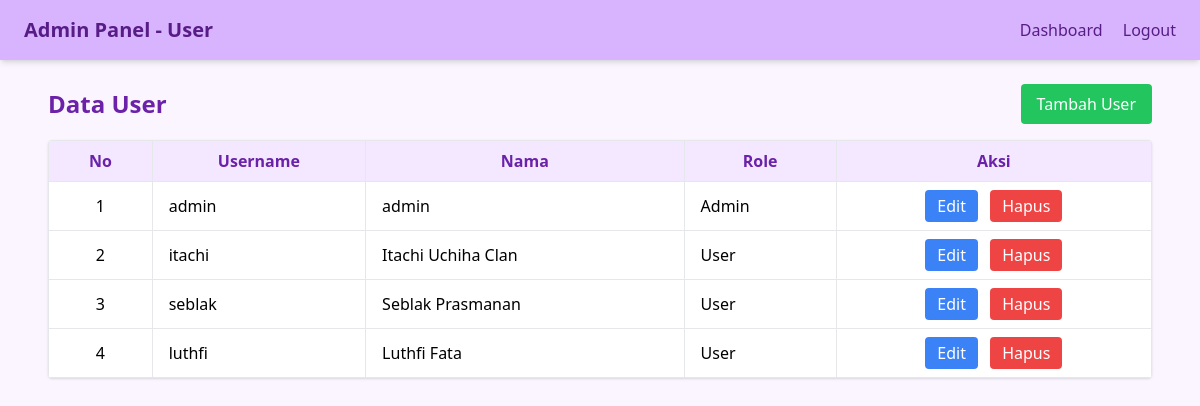
Page /Admin/user.php (signed in) on the earlier database version.
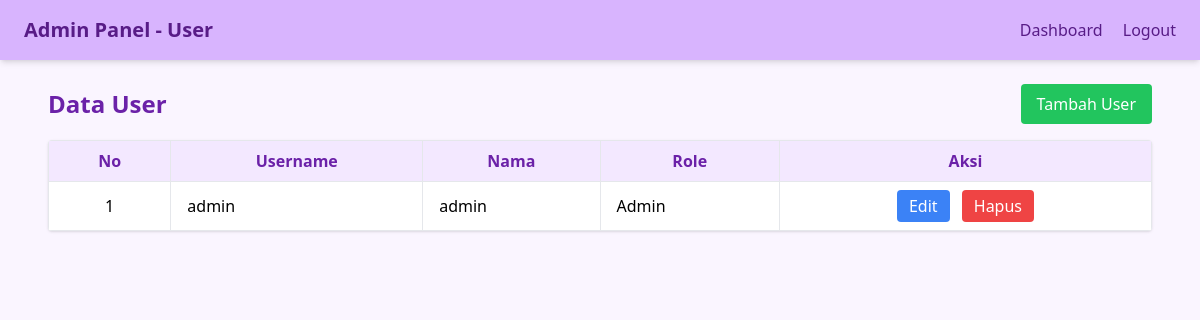
Same page on the later database version.
### tables this page shows
CREATE TABLE `user` (
  `id_user` int NOT NULL,
  `nama` varchar(100) NOT NULL,
  `username` varchar(50) NOT NULL,
  `password` varchar(255) NOT NULL,
  `role` enum('admin','user') NOT NULL
);

### Admin/user.php (the view, shortened to what this page needs)
<?php
    include '../Auth/connect.php';
    $users = [];
    $sql = "SELECT * FROM user ORDER BY id_user ASC";
    $result = $conn->query($sql);
    if ($result->num_rows > 0) {
        while ($row = $result->fetch_assoc()) {
            $users[] = $row;
        }
    }
?>
<!DOCTYPE html>
<html lang="id">
    <head>
        <script src="https://cdn.tailwindcss.com"></script>
    </head>
    <body class="bg-purple-50 min-h-screen">
        <nav class="flex items-center justify-between bg-purple-300 text-purple-900 px-6 py-4 shadow-md">
            <h2 class="text-xl font-bold">Admin Panel - User</h2>
            <div class="space-x-4">
                <a href="dashboard_admin.php" class="hover:underline font-medium">Dashboard</a>
                <a href="../Auth/logout.php" class="hover:underline font-medium">Logout</a>
            </div>
        </nav>
        <div class="max-w-6xl mx-auto p-6">
            <div class="flex items-center justify-between mb-4">
                <h1 class="text-2xl font-bold text-purple-800">Data User</h1>
                <a href="tambah_user.php" class="bg-green-500 hover:bg-green-600 text-white px-4 py-2 rounded">Tambah User</a>
            </div>
            <div class="overflow-x-auto bg-white rounded shadow">
                <table class="min-w-full table-auto border border-gray-200">
                    <thead class="bg-purple-100 text-purple-800">
                        <tr>
                            <th class="px-4 py-2 border">No</th>
                            <th class="px-4 py-2 border">Username</th>
                            <th class="px-4 py-2 border">Nama</th>
                            <th class="px-4 py-2 border">Role</th>
                            <th class="px-4 py-2 border">Aksi</th>
                        </tr>
                    </thead>
                    <tbody>
                        <?php foreach ($users as $index => $u): ?>
                            <tr class="hover:bg-purple-50">
                                <td class="px-4 py-2 border text-center"><?= $index + 1; ?></td>
                                <td class="px-4 py-2 border"><?= htmlspecialchars($u['username']); ?></td>
                                <td class="px-4 py-2 border"><?= htmlspecialchars($u['nama']); ?></td>
                                <td class="px-4 py-2 border capitalize"><?= htmlspecialchars($u['role']); ?></td>
                                <td class="px-4 py-2 border text-center space-x-2">
                                    <a href="edit_user.php?id=<?= urlencode($u['id_user']); ?>" class="inline-block bg-blue-500 hover:bg-blue-600 text-white px-3 py-1 rounded">Edit</a>
                                    <a href="hapus_user.php?id=<?= urlencode($u['id_user']); ?>" onclick="return confirm('Yakin ingin hapus?')" class="inline-block bg-red-500 hover:bg-red-600 text-white px-3 py-1 rounded">Hapus</a>
                                </td>
                            </tr>
                        <?php endforeach; ?>
                    </tbody>
                </table>
            </div>
        </div>
    </body>
</html>

Differences in the rows shown:
removed user: username "itachi", nama "Itachi Uchiha Clan", role "User"
removed user: username "seblak", nama "Seblak Prasmanan", role "User"
removed user: username "luthfi", nama "Luthfi Fata", role "User"
